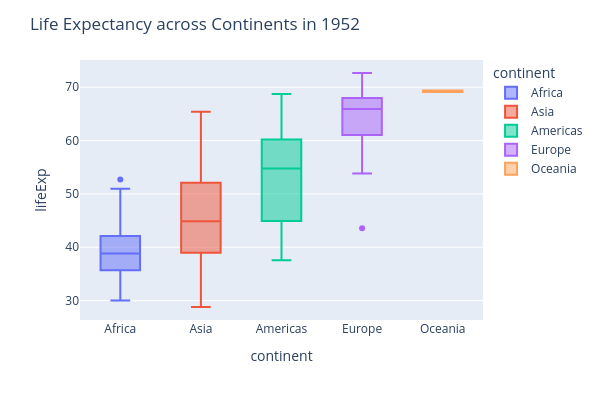

The code cell stored with this chart in its notebook:
### Markdown cell above
### **B.2. Quatitative vs qualitative**

- We observed differences in health conditions across continents in 2007. Was this also the case in 1952? Please visualize your findings.
- What about the economy? Visualize and explain your results.

### Code cell
# Compute ordered names

ordered_cols = data1952.groupby('continent')['lifeExp'].mean().sort_values().index

fig_box = px.box(
    data1952,
    x = 'continent',
    y = 'lifeExp',
    color = 'continent',
    category_orders={'continent' : ordered_cols}
)
fig_box.update_layout(
    width = 600,
    height = 400,
    title = 'Life Expectancy across Continents in 1952'
)
fig_box.show()

### Figure 1 — Plotly figure (JSON) as saved in the notebook; plotly's stock layout.template omitted (floating-point values rounded to 4 significant figures)
{"data": [{"alignmentgroup": "True", "hovertemplate": "continent=%{x}<br>lifeExp=%{y}<extra></extra>", "legendgroup": "Africa", "marker": {"color": "#636efa"}, "name": "Africa", "notched": false, "offsetgroup": "Africa", "orientation": "v", "showlegend": true, "type": "box", "x": ["Africa", "Africa", "Africa", "Africa", "Africa", "Africa", "Africa", "Africa", "Africa", "Africa", "Africa", "Africa", "Africa", "Africa", "Africa", "Africa", "Africa", "Africa", "Africa", "Africa", "Africa", "Africa", "Africa", "Africa", "Africa", "Africa", "Africa", "Africa", "Africa", "Africa", "Africa", "Africa", "Africa", "Africa", "Africa", "Africa", "Africa", "Africa", "Africa", "Africa", "Africa", "Africa", "Africa", "Africa", "Africa", "Africa", "Africa", "Africa", "Africa", "Africa", "Africa", "Africa"], "x0": " ", "xaxis": "x", "y": [43.08, 30.02, 38.22, 47.62, 31.98, 39.03, 38.52, 35.46, 38.09, 40.72, 39.14, 42.11, 40.48, 34.81, 41.89, 34.48, 35.93, 34.08, 37.0, 30.0, 43.15, 33.61, 32.5, 42.27, 42.14, 38.48, 42.72, 36.68, 36.26, 33.69, 40.54, 50.99, 42.87, 31.29, 41.73, 37.44, 36.32, 52.72, 40.0, 46.47, 37.28, 30.33, 32.98, 45.01, 38.63, 41.41, 41.22, 38.6, 44.6, 39.98, 42.04, 48.45], "y0": " ", "yaxis": "y"}, {"alignmentgroup": "True", "hovertemplate": "continent=%{x}<br>lifeExp=%{y}<extra></extra>", "legendgroup": "Asia", "marker": {"color": "#EF553B"}, "name": "Asia", "notched": false, "offsetgroup": "Asia", "orientation": "v", "showlegend": true, "type": "box", "x": ["Asia", "Asia", "Asia", "Asia", "Asia", "Asia", "Asia", "Asia", "Asia", "Asia", "Asia", "Asia", "Asia", "Asia", "Asia", "Asia", "Asia", "Asia", "Asia", "Asia", "Asia", "Asia", "Asia", "Asia", "Asia", "Asia", "Asia", "Asia", "Asia", "Asia", "Asia", "Asia", "Asia"], "x0": " ", "xaxis": "x", "y": [28.8, 50.94, 37.48, 39.42, 44.0, 60.96, 37.37, 37.47, 44.87, 45.32, 65.39, 63.03, 43.16, 50.06, 47.45, 55.56, 55.93, 48.46, 42.24, 36.32, 36.16, 37.58, 43.44, 47.75, 39.88, 60.4, 57.59, 45.88, 58.5, 50.85, 40.41, 43.16, 32.55], "y0": " ", "yaxis": "y"}, {"alignmentgroup": "True", "hovertemplate": "continent=%{x}<br>lifeExp=%{y}<extra></extra>", "legendgroup": "Americas", "marker": {"color": "#00cc96"}, "name": "Americas", "notched": false, "offsetgroup": "Americas", "orientation": "v", "showlegend": true, "type": "box", "x": ["Americas", "Americas", "Americas", "Americas", "Americas", "Americas", "Americas", "Americas", "Americas", "Americas", "Americas", "Americas", "Americas", "Americas", "Americas", "Americas", "Americas", "Americas", "Americas", "Americas", "Americas", "Americas", "Americas", "Americas", "Americas"], "x0": " ", "xaxis": "x", "y": [62.48, 40.41, 50.92, 68.75, 54.74, 50.64, 57.21, 59.42, 45.93, 48.36, 45.26, 42.02, 37.58, 41.91, 58.53, 50.79, 42.31, 55.19, 62.65, 43.9, 64.28, 59.1, 68.44, 66.07, 55.09], "y0": " ", "yaxis": "y"}, {"alignmentgroup": "True", "hovertemplate": "continent=%{x}<br>lifeExp=%{y}<extra></extra>", "legendgroup": "Europe", "marker": {"color": "#ab63fa"}, "name": "Europe", "notched": false, "offsetgroup": "Europe", "orientation": "v", "showlegend": true, "type": "box", "x": ["Europe", "Europe", "Europe", "Europe", "Europe", "Europe", "Europe", "Europe", "Europe", "Europe", "Europe", "Europe", "Europe", "Europe", "Europe", "Europe", "Europe", "Europe", "Europe", "Europe", "Europe", "Europe", "Europe", "Europe", "Europe", "Europe", "Europe", "Europe", "Europe", "Europe"], "x0": " ", "xaxis": "x", "y": [55.23, 66.8, 68.0, 53.82, 59.6, 61.21, 66.87, 70.78, 66.55, 67.41, 67.5, 65.86, 64.03, 72.49, 66.91, 65.94, 59.16, 72.13, 72.67, 61.31, 59.82, 61.05, 58.0, 64.36, 65.57, 64.94, 71.86, 69.62, 43.59, 69.18], "y0": " ", "yaxis": "y"}, {"alignmentgroup": "True", "hovertemplate": "continent=%{x}<br>lifeExp=%{y}<extra></extra>", "legendgroup": "Oceania", "marker": {"color": "#FFA15A"}, "name": "Oceania", "notched": false, "offsetgroup": "Oceania", "orientation": "v", "showlegend": true, "type": "box", "x": ["Oceania", "Oceania"], "x0": " ", "xaxis": "x", "y": [69.12, 69.39], "y0": " ", "yaxis": "y"}], "layout": {"boxmode": "overlay", "height": 400, "legend": {"title": {"text": "continent"}, "tracegroupgap": 0}, "margin": {"t": 60}, "title": {"text": "Life Expectancy across Continents in 1952"}, "width": 600, "xaxis": {"anchor": "y", "categoryarray": ["Africa", "Asia", "Americas", "Europe", "Oceania"], "categoryorder": "array", "domain": [0, 1], "title": {"text": "continent"}}, "yaxis": {"anchor": "x", "domain": [0, 1], "title": {"text": "lifeExp"}}}}
